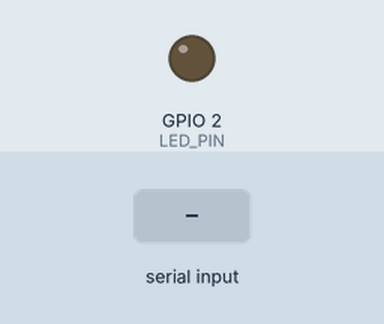
A sketch run on a simulated ESP32. Shown: output pins drawn as LEDs (lit = HIGH). The inputs (shaded band) are chosen by the test bench. What the sketch prints to the serial monitor is not drawn.

Above: at 1.2 s.
1.3 s: "1" received over the second serial link
At 2.5 s:
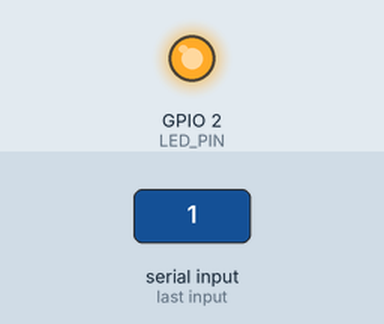
2.8 s: "0" received over the second serial link
At 3.6 s:
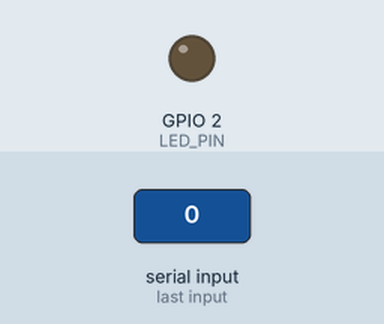
Timing chart, 0 to 5.8 s (numbered marks = the images above; inputs shaded):
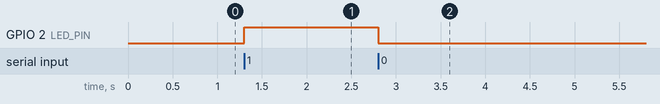

The sketch:

ESP32-Tianwen51-Communication.ino
```cpp
// Arduino框架内置库，不需要额外安装
#include <Arduino.h>
#include <HardwareSerial.h>

//
#define LED_PIN 2         // ESP32板载LED引脚
#define ESP_RX2 16        // UART2 接收引脚
#define ESP_TX2 17        // UART2 发送引脚

// 2. 串口参数
#define BAUD_RATE 115200  // 与天问51一致！

void setup() {
  // 初始化USB调试串口（电脑查看日志）
  Serial.begin(115200);
  Serial.println("ESP32 语音控灯 初始化完成");

  // 初始化LED为输出模式，默认关灯
  pinMode(LED_PIN, OUTPUT);
  digitalWrite(LED_PIN, LOW);

  // 初始化UART2：波特率，模式，RX引脚，TX引脚
  Serial2.begin(BAUD_RATE, SERIAL_8N1, ESP_RX2, ESP_TX2);
  Serial.println("UART2 已启动，等待天问51指令...");
}

void loop() {
  // 检查UART2是否收到数据
  if (Serial2.available() > 0) {
    // 读取1个字符指令
    char cmd = Serial2.read();

    // 打印接收到的指令（调试用）
    Serial.print("收到指令：");
    Serial.println(cmd);

    // 解析指令控制LED
    switch (cmd) {
      case '1':
        digitalWrite(LED_PIN, HIGH);  // 开灯
        Serial.println("执行：LED已点亮");
        break;
      case '0':
        digitalWrite(LED_PIN, LOW);   // 关灯
        Serial.println("执行：LED已熄灭");
        break;
      default:
        Serial.println("未知指令！");
        break;
//

    } //

    // 关键：清空串口缓冲区，防止残留数据导致误触发
    while(Serial2.available() > 0) {
      Serial2.read();
    }
  } // 补全if大括号
} // 补全loop大括号
```

Measured:
- after the input at 1.3 s, GPIO 2 (LED_PIN): LOW → HIGH at once
- after the input at 2.8 s, GPIO 2 (LED_PIN): HIGH → LOW at once
